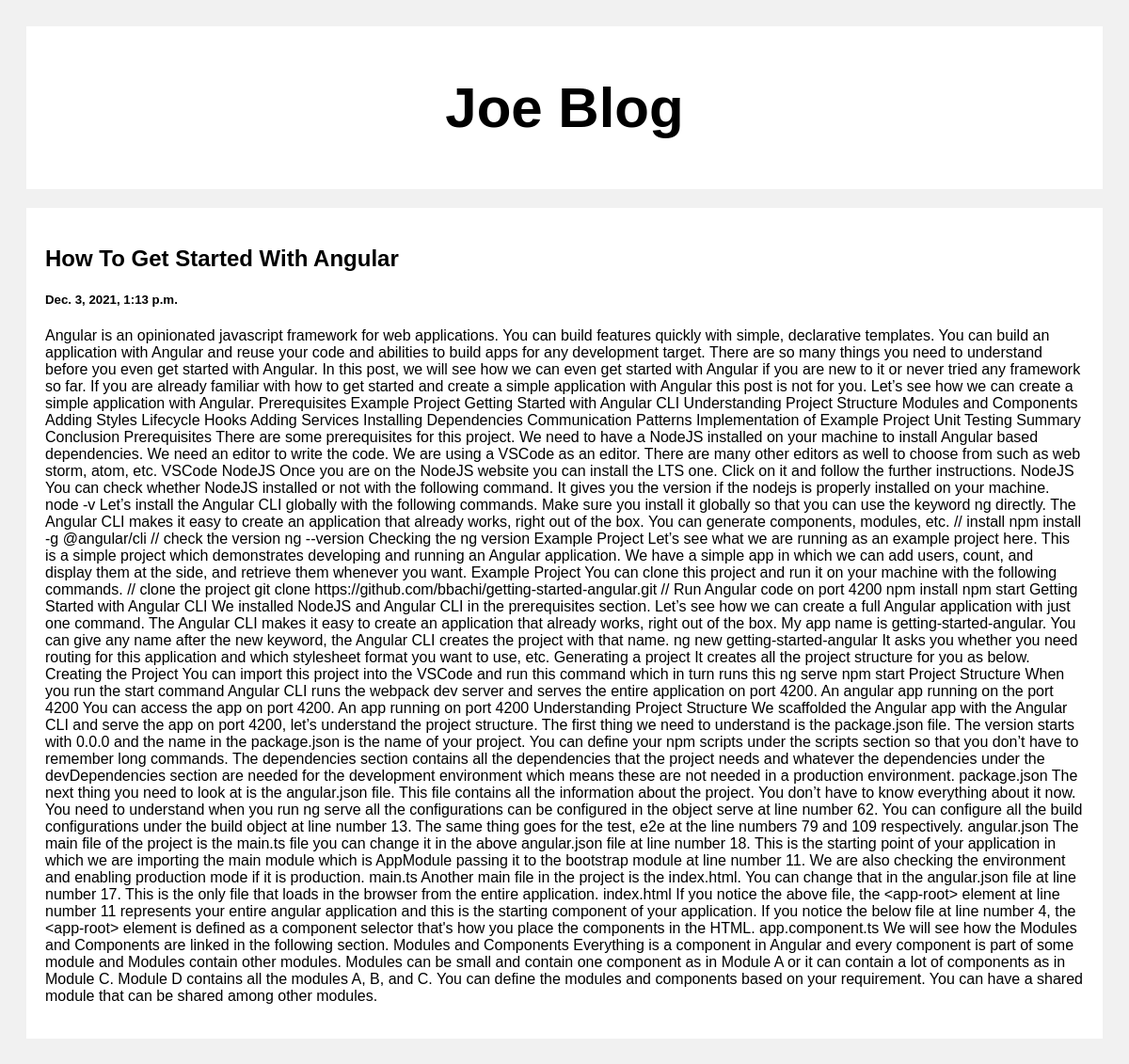
The app's page /post/4 with its own data.
### post/models.py (models this page shows)
class Post(models.Model):
    title = models.CharField(max_length=100)
    body = models.CharField(max_length=1000000)
    created_at = models.DateTimeField(default=datetime.now,blank=True)

### post/views.py (the view)
# urls.py: path("",include("post.urls"))
def post(request,pk):
    posts = Post.objects.get(id=pk)
    return render(request,"post.html",{"posts":posts})

### templates/post.html (shortened to what this page needs)
<!DOCTYPE html>
<html>
<head>
</head>
<body>
    <div class="header">
        <h2>Joe Blog</h2>
    </div>
    <div class="row">
        <div class="leftcolumn">
            <div class="card">
                <h2>{{ posts.title }}</h2>
                <h5>{{ posts.created_at }}</h5>
                <p>{{ posts.body }}</p>
            </div>
        </div>
    </div>
</body>
</html>

### templates/post.html (style rules this page uses)
* { box-sizing: border-box; }
body { font-family: Arial; padding: 20px; background: #f1f1f1; }
.header { padding: 2px; font-size: 40px; text-align: center; background: white; }
.leftcolumn { float: left; width: 100%; }
.card { background-color: white; padding: 20px; margin-top: 20px; }
.row:after { content: ""; display: table; clear: both; }

### records on screen
Post: title "How To Get Started With Angular", created_at "Dec. 3, 2021, 1:13 p.m.", body "Angular is an opinionated javascript framework for web applications. You can build features quickly with simple, declarative templates. You can build an application with Angular and reuse your code and abilities to build apps for any development target. There are so many things you need to understand before you even get started with Angular. In this post, we will see how we can even get started with Angular if you are new to it or never tried any framework so far. If you are already familiar with how to get started and create a simple application with Angular this post is not for you. Let’s see how we can create a simple application with Angular. Prerequisites Example Project Getting…"
